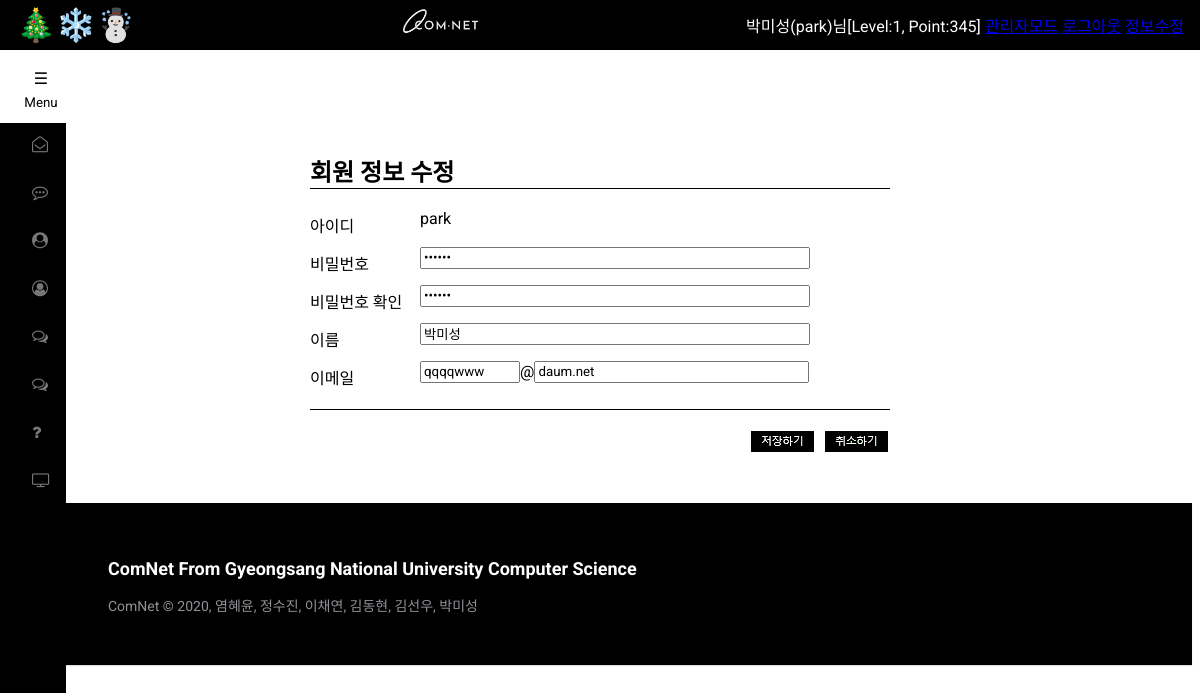
The app's page /작업소스파일들입니다/작업소스파일들입니다/member_modify_form.php (signed in) with its own data.
### tables this page shows
CREATE TABLE `members` (
  `num` int(11) NOT NULL AUTO_INCREMENT,
  `id` char(15) NOT NULL,
  `pass` char(15) NOT NULL,
  `name` char(10) NOT NULL,
  `email` char(80) DEFAULT NULL,
  `regist_day` char(20) DEFAULT NULL,
  `level` int(11) DEFAULT NULL,
  `point` int(11) DEFAULT NULL,
  PRIMARY KEY (`num`)
);

### 작업소스파일들입니다/작업소스파일들입니다/member_modify_form.php (the view, shortened to what this page needs)
<!DOCTYPE html>
<html>
<head>
	<link rel="stylesheet" type="text/css" href="./css/styles.css">
	<link rel="stylesheet" type="text/css" href="./css/member.css">
</head>
<body>
	<header>
		<?php include "./header.php";?>
	</header>
<?php
	include "./dbConnection.php";
	$sql = "select * from members where id='$userid'";
	$result = mysqli_query($con, $sql);
	$row = mysqli_fetch_array($result);
	$pass = $row["pass"];
	$name = $row["name"];
	$email = explode("@", $row["email"]);
	$email1 = $email[0];
	$email2 = $email[1];
?>
	<section>
		<div id="main_content">
			<div id="join_box">
				<form name="member_form" method="post" action="./member_modify.php?id=<?php echo $userid ?>">
					<h2>회원 정보 수정</h2>
					<div class="form id">
						<div class="col1">아이디</div>
						<div class="col2">
							<?php echo $userid ?>
						</div>
					</div>
					<div class="form">
						<div class="col1">비밀번호</div>
						<div class="col2">
							<input type="password" name="pass" value="<?php echo $pass?>">
						</div>
					</div>
					<div class="form">
						<div class="col1">비밀번호 확인</div>
						<div class="col2">
							<input type="password" name="pass_confirm" value="<?php echo $pass?>">
						</div>
					</div>
					<div class="form">
						<div class="col1">이름</div>
						<div class="col2">
							<input type="text" name="name" value="<?php echo $name?>">
						</div>
					</div>
					<div class="form email">
						<div class="col1">이메일</div>
						<div class="col2">
							<input type="text" name="email1" value="<?php echo $email1?>">@<input type="text" name="email2" value="<?php echo $email2?>">
						</div>
					</div>
					<div class="bottom_line"></div>
					<div class="buttons">
						<img id ="save_button" style="cursor:pointer" src="./img/button_save.gif" onclick="check_input()">&nbsp;
						<img id="reset_button" style="cursor:pointer" src="./img/button_reset.gif" onclick="reset_form()">
					</div>
				</form>
			</div>
		</div>
	</section>
	<footer>
		<?php include "./footer.php";?>
	</footer>
</body>
</html>

### 작업소스파일들입니다/작업소스파일들입니다/css/member.css (style rules this page uses)
#main_content { position: relative; width: 1000px; height: 400px; margin: 0 auto; }
#join_box { width: 580px; margin: 0 auto; }
#join_box h2 { border-bottom: solid 1px #000000; padding-top: 50px; }
#join_box .col1 { float: left; width: 110px; margin-top: 4px; }
#join_box .col2 { float: left; width: 400px; }
#join_box .form input { width: 390px; height: 22px; }
#join_box .form { height: 38px; }
#join_box .id { margin-top: 20px; }
#join_box input[name=email1] { width: 100px; }
#join_box input[name=email2] { width: 275px; }
#join_box .bottom_line { margin-top: 10px; border-bottom: solid 1px #000000; }
#join_box .buttons { float: right; margin: 20px 0 0 0; }
#join_box .buttons #save_button { display: inline; }
#join_box .buttons #reset_button { display: inline; }

### 작업소스파일들입니다/작업소스파일들입니다/css/bar.css (style rules this page uses)
header { position: fixed; top: 0; left: 0; right: 0; height: 50px; padding: 1rem; color: white; background: black; font-weight: white; display: flex; justify-content: space-between; align-items: center; }
body { padding-top: 75px; }
* { box-sizing: border-box; }

### 작업소스파일들입니다/작업소스파일들입니다/css/footer.css (style rules this page uses)
* { font-family: Roboto; }

### 작업소스파일들입니다/작업소스파일들입니다/header.php (style rules this page uses)
img { display: block; margin-left: auto; margin-right: auto; }

### records on screen
members: name "박미성", email1 "qqqqwww", email2 "daum.net"

### other values on screen
$logged "박미성(park)님[Level:1, Point:345]"
$userid "park"
